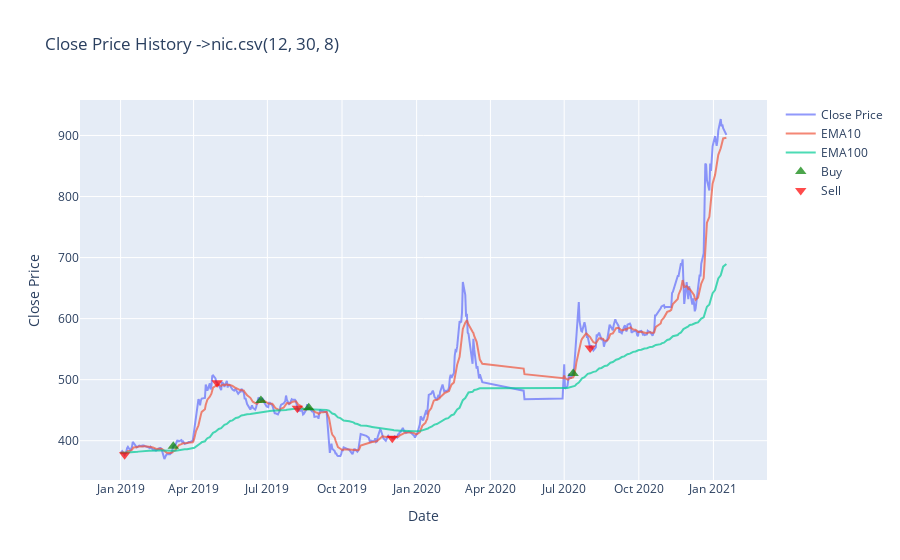
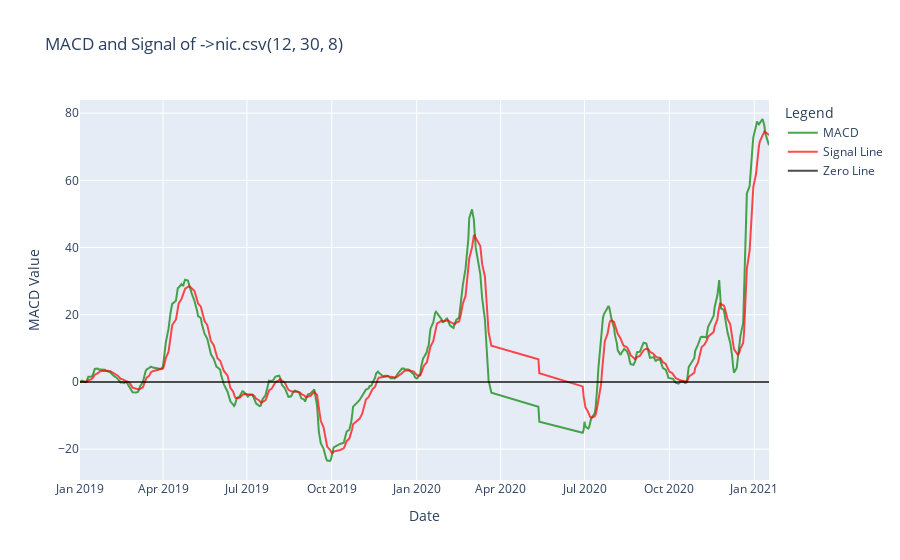

Notebook code for these charts, in order:
### Code cell
period = (12,30,8)

macd2,signal2 = MACD(df,*period)
plot_close_price(df,use_plotly=True,plot_EMA=True,period_text=str(period))
plot_MACD_signal(macd2,signal2,df,period_text=str(period))

### Figure 1 — Plotly figure (JSON) as saved in the notebook; plotly's stock layout.template omitted (floating-point values rounded to 4 significant figures; data arrays with more than 128 entries replaced by an {"elided": "..."} marker saying what was removed)
{"data": [{"name": "Close Price", "opacity": 0.7, "type": "scatter", "x": {"elided": "440 str values"}, "y": {"elided": "440 int values"}}, {"name": "EMA10", "opacity": 0.7, "type": "scatter", "x": {"elided": "440 str values"}, "y": {"elided": "440 float values"}}, {"name": "EMA100", "opacity": 0.7, "type": "scatter", "x": {"elided": "440 str values"}, "y": {"elided": "440 float values"}}, {"marker": {"color": "green", "size": 10, "symbol": "triangle-up"}, "mode": "markers", "name": "Buy", "opacity": 0.7, "type": "scatter", "x": {"elided": "440 str values"}, "y": {"elided": "440 int values"}}, {"marker": {"color": "red", "size": 10, "symbol": "triangle-down"}, "mode": "markers", "name": "Sell", "opacity": 0.7, "type": "scatter", "x": {"elided": "440 str values"}, "y": {"elided": "440 int values"}}], "layout": {"title": {"text": "Close Price History ->nic.csv(12, 30, 8)"}, "xaxis": {"title": {"text": "Date"}}, "yaxis": {"title": {"text": "Close Price"}}}}

### Figure 2 — Plotly figure (JSON) as saved in the notebook; plotly's stock layout.template omitted (floating-point values rounded to 4 significant figures; data arrays with more than 128 entries replaced by an {"elided": "..."} marker saying what was removed)
{"data": [{"line": {"color": "green"}, "name": "MACD", "opacity": 0.7, "type": "scatter", "x": {"elided": "440 str values"}, "y": {"elided": "440 float values"}}, {"line": {"color": "red"}, "name": "Signal Line", "opacity": 0.7, "type": "scatter", "x": {"elided": "440 str values"}, "y": {"elided": "440 float values"}}, {"line": {"color": "black"}, "name": "Zero Line", "opacity": 0.7, "type": "scatter", "x": {"elided": "440 str values"}, "y": {"elided": "440 int values"}}], "layout": {"legend": {"title": {"text": "Legend"}}, "title": {"text": "MACD and Signal of ->nic.csv(12, 30, 8)"}, "xaxis": {"title": {"text": "Date"}}, "yaxis": {"title": {"text": "MACD Value"}}}}
